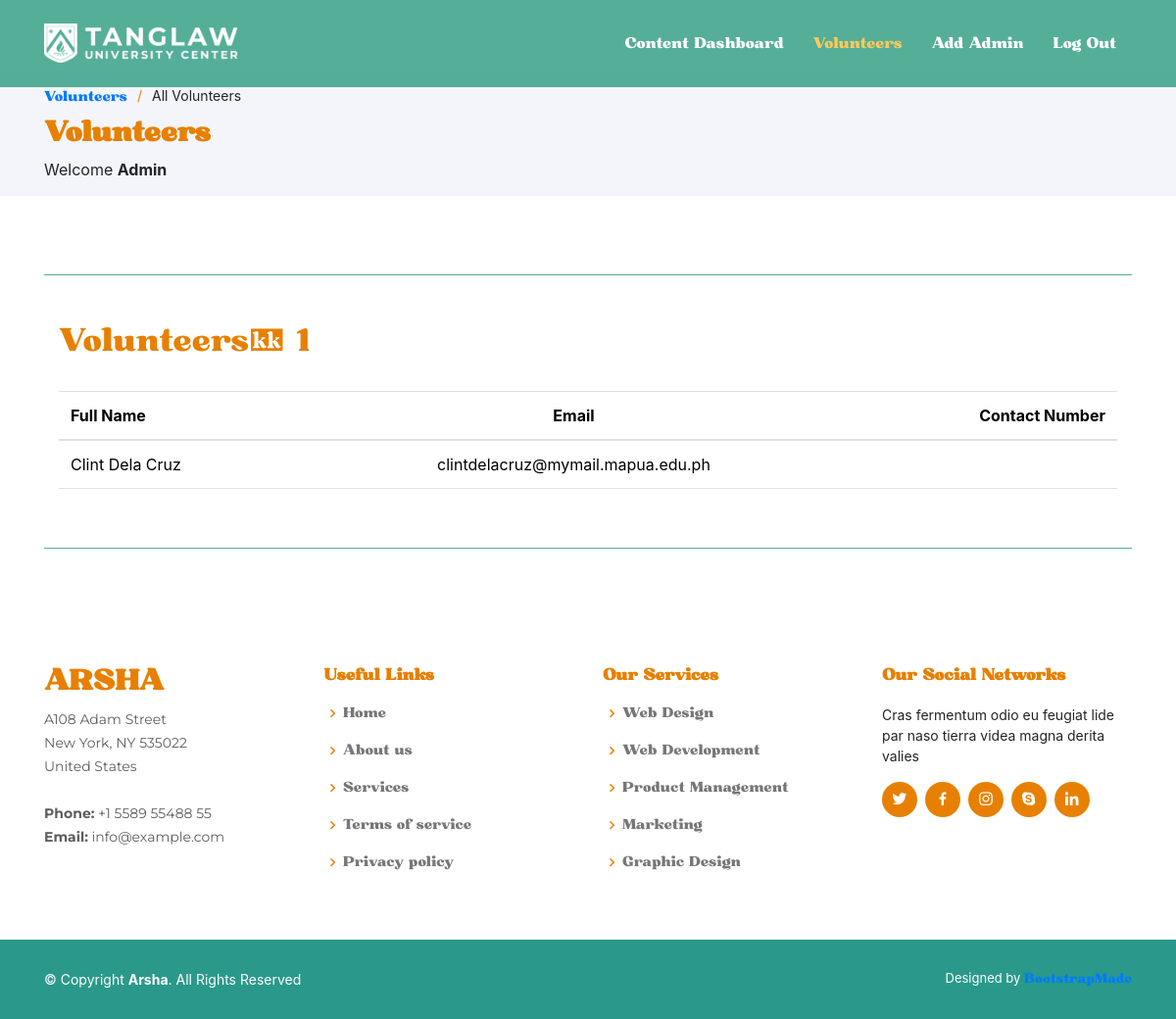
The page /admin/event-volunteers.php?id=3 (signed in) on the database as committed earlier.
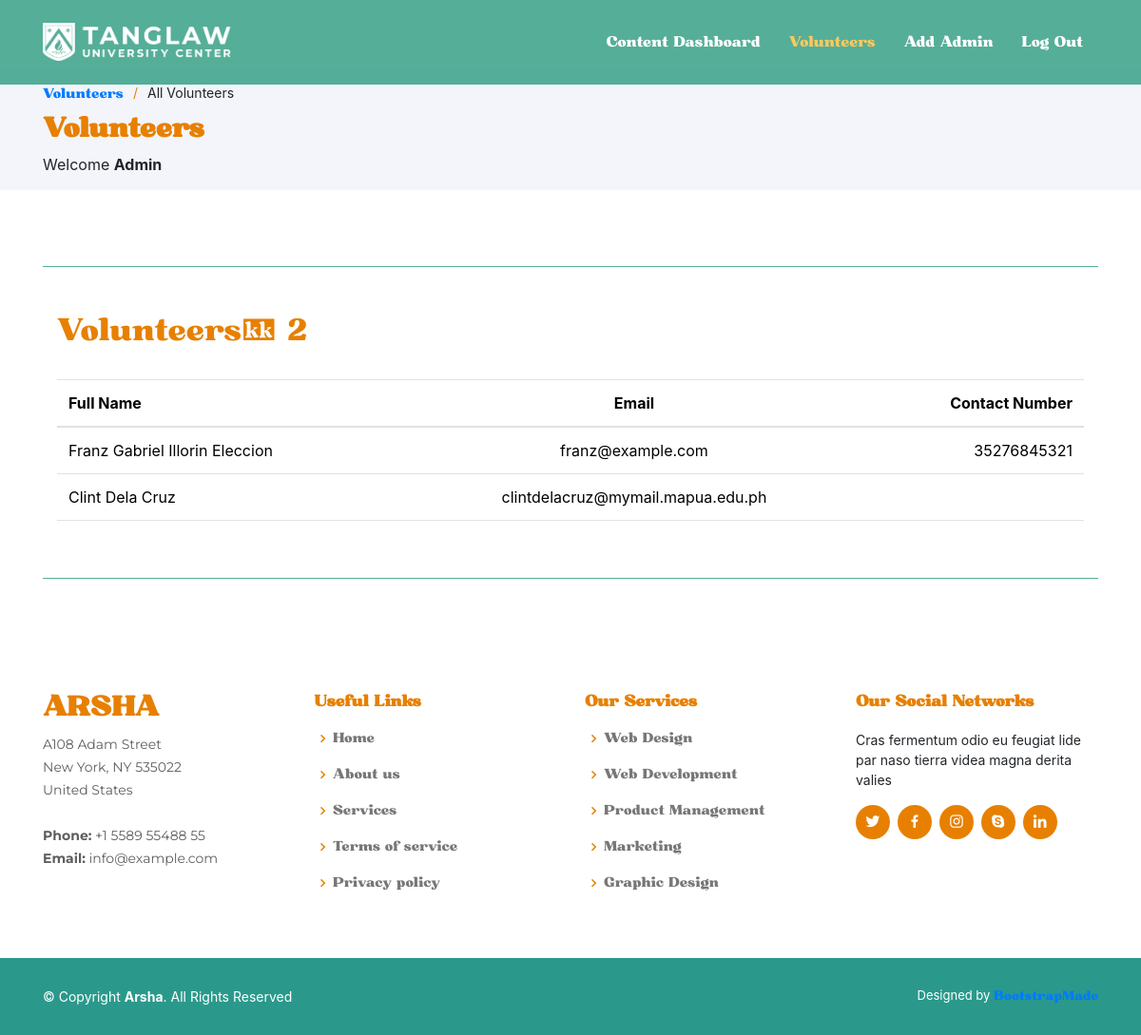
The same page on the database as committed later.
### tables this page shows
CREATE TABLE `volunteers` (
  `volunteer_id` int(11) NOT NULL,
  `full_name` varchar(128) NOT NULL,
  `email` varchar(255) NOT NULL,
  `username` varchar(128) NOT NULL,
  `password` varchar(255) NOT NULL,
  `contact` varchar(11) DEFAULT NULL
);

### admin/event-volunteers.php (the view, shortened to what this page needs)
<?php
    if (!isset($_SESSION["admin"])) {
        header("Location: ../authentication/adminLogin.php");
    }  else {
        $admin = $_SESSION["admin"];
        $admin_fullname = $admin["admin_fullname"];
    }
?>
<!DOCTYPE html>
<html lang="en">
<head>
  <link href="../assets/vendor/aos/aos.css" rel="stylesheet">
  <link href="../assets/vendor/bootstrap/css/bootstrap.min.css" rel="stylesheet">
  <link href="../assets/vendor/bootstrap-icons/bootstrap-icons.css" rel="stylesheet">
  <link href="../assets/vendor/boxicons/css/boxicons.min.css" rel="stylesheet">
  <link href="../assets/vendor/glightbox/css/glightbox.min.css" rel="stylesheet">
  <link href="../assets/vendor/remixicon/remixicon.css" rel="stylesheet">
  <link href="../assets/vendor/swiper/swiper-bundle.min.css" rel="stylesheet">
  <link rel="stylesheet" href="https://stackpath.bootstrapcdn.com/bootstrap/4.5.2/css/bootstrap.min.css">
  <link href="../assets/css/style.css" rel="stylesheet">
  <link href="../assets/css/font.css" rel="stylesheet">
  <link rel="stylesheet" href="https://stackpath.bootstrapcdn.com/bootstrap/4.5.2/css/bootstrap.min.css">
</head>
<?php
    require_once("../db-connector.php");
    $event_id = $_GET['id'];
    $event_name = $_GET['event'];
    $query = "SELECT volunteer_id FROM volunteer_events WHERE event_id = $event_id";
    $stmt = $pdo_obj->query($query);
    $volunteer_ids = array();
    while ($row = $stmt->fetch(PDO::FETCH_COLUMN)) {
    $volunteer_ids[] = $row;
    }
?>
<body>
  <header id="header" class="fixed-top header-inner-pages">
    <div class="container d-flex align-items-center">
    <a href="adminHome.php" class="logo me-auto"><img src="../assets/img/logo.png" alt="" class="img-fluid"></a>
      <nav id="navbar" class="navbar">
        <ul>
            <li><a class="nav-link scrollto" href="adminHome.php">Content Dashboard</a></li>
            <li><a class="nav-link scrollto active" href="userDashboard.php">Volunteers</a></li>
            <li><a class="nav-link scrollto" href="addAdmin.php">Add Admin</a></li>
            <li><a class="nav-link scrollto" href="../authentication/logout.php">Log Out</a></li>
        </ul>
      </nav>
    </div>
  </header>
  <main id="main">
    <section id="breadcrumbs" class="breadcrumbs">
      <div class="container">
      <ol>
        <li><a href="userDashboard.php">Volunteers</a></li>
        <li>All Volunteers</li>
      </ol>
        <h2 class="header-text-2">Volunteers</h2>
        <?php
            echo "Welcome <b>".$admin_fullname."</b>";
        ?>
      </div>
    </section>
    <section class="inner-page">
      <div class="container">
      <div class="line"></div>
    <div class="container table-container">
<br>
<br>
<?php
    $all_volunteers = array();
    if($event_id==0){
            $query = "SELECT * FROM volunteers";
            $stmt = $pdo_obj->prepare($query);
            $stmt->execute();
            $all_volunteers = [];
             while ($volunteer = $stmt->fetch(PDO::FETCH_ASSOC)) {
                $all_volunteers[] = $volunteer;
            }
    }else{
        foreach ($volunteer_ids as $id) {
            $query = "SELECT * FROM volunteers WHERE volunteer_id = :volunteer_id";
            $stmt = $pdo_obj->prepare($query);
            $stmt->bindValue(':volunteer_id', $id, PDO::PARAM_INT);
            $stmt->execute();
            $volunteer = $stmt->fetch(PDO::FETCH_ASSOC);
            if ($volunteer) {
              $all_volunteers[] = $volunteer;
            }
          }
    }
    $numVolunteers = count($all_volunteers);
?>
  <div class="d-flex justify-content-between align-items-center">
    <h2 style="color:#e78000"> <?php echo $event_name ?> Volunteers: <?php echo $numVolunteers ?></h2>
  </div>
  <br>
  <table style="margin-bottom:60px;" class="table">
    <thead>
      <tr>
        <th>Full Name</th>
        <th style="text-align: center;">Email</th>
        <th style="text-align: right;">Contact Number</th>
      </tr>
    </thead>
    <tbody>
    <?php
    foreach ($all_volunteers  as $volunteer): ?>
        <tr>
          <td><?php echo $volunteer['full_name']; ?></td>
          <td style="text-align: center;"><?php echo $volunteer['email']; ?></td>
          <td style="text-align: right;"><?php echo $volunteer['contact']; ?></td>
        </tr>
      <?php endforeach; ?>
    </tbody>
  </table>
</div>
      <div class="line"></div>
      </div>
    </section>
  </main>
  <footer id="footer">
    <div class="footer-top">
      <div class="container">
        <div class="row">
          <div class="col-lg-3 col-md-6 footer-contact">
            <h3>Arsha</h3>
            <p>
              A108 Adam Street <br>
              New York, NY 535022<br>
              United States <br><br>
              <strong>Phone:</strong> +1 5589 55488 55<br>
              <strong>Email:</strong> info@example.com<br>
            </p>
          </div>
          <div class="col-lg-3 col-md-6 footer-links">
            <h4>Useful Links</h4>
            <ul>
              <li><i class="bx bx-chevron-right"></i> <a href="#">Home</a></li>
              <li><i class="bx bx-chevron-right"></i> <a href="#">About us</a></li>
              <li><i class="bx bx-chevron-right"></i> <a href="#">Services</a></li>
              <li><i class="bx bx-chevron-right"></i> <a href="#">Terms of service</a></li>
              <li><i class="bx bx-chevron-right"></i> <a href="#">Privacy policy</a></li>
            </ul>
          </div>
          <div class="col-lg-3 col-md-6 footer-links">
            <h4>Our Services</h4>
            <ul>
              <li><i class="bx bx-chevron-right"></i> <a href="#">Web Design</a></li>
              <li><i class="bx bx-chevron-right"></i> <a href="#">Web Development</a></li>
              <li><i class="bx bx-chevron-right"></i> <a href="#">Product Management</a></li>
              <li><i class="bx bx-chevron-right"></i> <a href="#">Marketing</a></li>
              <li><i class="bx bx-chevron-right"></i> <a href="#">Graphic Design</a></li>
            </ul>
          </div>
          <div class="col-lg-3 col-md-6 footer-links">
            <h4>Our Social Networks</h4>
            <p>Cras fermentum odio eu feugiat lide par naso tierra videa magna derita valies</p>
            <div class="social-links mt-3">
              <a href="#" class="twitter"><i class="bx bxl-twitter"></i></a>
              <a href="#" class="facebook"><i class="bx bxl-facebook"></i></a>
              <a href="#" class="instagram"><i class="bx bxl-instagram"></i></a>
              <a href="#" class="google-plus"><i class="bx bxl-skype"></i></a>
              <a href="#" class="linkedin"><i class="bx bxl-linkedin"></i></a>
            </div>
          </div>
        </div>
      </div>
    </div>
    <div class="container footer-bottom clearfix">
      <div class="copyright">
        &copy; Copyright <strong><span>Arsha</span></strong>. All Rights Reserved
      </div>
      <div class="credits">
        Designed by <a href="https://bootstrapmade.com/">BootstrapMade</a>
      </div>
    </div>
  </footer>
</body>
</html>

### assets/css/style.css (style rules this page uses)
body { font-family: "Montserrat"; color: #444444; }
a { color: #e78000; text-decoration: none; font-family: "Bugaki"; }
h1, h2, h3, h4, h5, h6 { font-family: "Bugaki"; }
#header { transition: all 0.5s; z-index: 997; padding: 15px 0; }
#header.header-scrolled, #header.header-inner-pages { background: rgba(67, 166, 141, 0.9); }
#header .logo { font-size: 30px; margin: 0; padding: 0; line-height: 1; font-weight: 500; letter-spacing: 2px; text-transform: uppercase; }
#header .logo img { max-height: 40px; }
.navbar { padding: 0; }
.navbar ul { margin: 0; padding: 0; display: flex; list-style: none; align-items: center; }
.navbar li { position: relative; }
.navbar a, .navbar a:focus { display: flex; align-items: center; justify-content: space-between; padding: 10px 0 10px 30px; font-size: 15px; font-weight: 500; color: #fff; white-space: nowrap; transition: 0.3s; }
.navbar a:hover, .navbar .active, .navbar .active:focus, .navbar li:hover>a { color: #ffc95b; }
section { padding: 60px 0; overflow: hidden; }
.breadcrumbs { padding: 15px 0; background: #f3f5fa; min-height: 40px; margin-top: 72px; }
.breadcrumbs h2 { font-size: 28px; font-weight: 600; color: #e78000; }
.breadcrumbs ol { display: flex; flex-wrap: wrap; list-style: none; padding: 0 0 10px 0; margin: 0; font-size: 14px; }
.breadcrumbs ol li+li { padding-left: 10px; }
.breadcrumbs ol li+li::before { display: inline-block; padding-right: 10px; color: #e78000; content: "/"; }
#footer { font-size: 14px; background: #2a998b; }
#footer .footer-top { padding: 60px 0 30px 0; background: #fff; }
#footer .footer-top .footer-contact { margin-bottom: 30px; }
#footer .footer-top .footer-contact h3 { font-size: 28px; margin: 0 0 10px 0; padding: 2px 0 2px 0; line-height: 1; text-transform: uppercase; font-weight: 600; color: #e78000; }
#footer .footer-top .footer-contact p { font-size: 14px; line-height: 24px; margin-bottom: 0; font-family: "Montserrat"; color: #5e5e5e; }
#footer .footer-top h4 { font-size: 16px; font-weight: bold; color: #e78000; position: relative; padding-bottom: 12px; }
#footer .footer-top .footer-links { margin-bottom: 30px; }
#footer .footer-top .footer-links ul { list-style: none; padding: 0; margin: 0; }
#footer .footer-top .footer-links ul i { padding-right: 2px; color: #e78000; font-size: 18px; line-height: 1; }
#footer .footer-top .footer-links ul li { padding: 10px 0; display: flex; align-items: center; }
#footer .footer-top .footer-links ul li:first-child { padding-top: 0; }
#footer .footer-top .footer-links ul a { color: #777777; transition: 0.3s; display: inline-block; line-height: 1; }
#footer .footer-top .social-links a { font-size: 18px; display: inline-block; background: #e78000; color: #fff; line-height: 1; padding: 8px 0; margin-right: 4px; border-radius: 50%; text-align: center; width: 36px; height: 36px; transition: 0.3s; }
#footer .footer-bottom { padding-top: 30px; padding-bottom: 30px; color: #fff; }
#footer .copyright { float: left; }
#footer .credits { float: right; font-size: 13px; }
#footer .credits a { transition: 0.3s; }
.line { margin-top: 20px; border-top: 1px solid rgba(67, 166, 141, 0.9); }

Rows that differ between the two databases and show on the page:
now on this page (row edited): volunteers: full_name "Franz Gabriel Illorin Eleccion", email "franz@example.com", contact "35276845321"
Other text that changed with them:
$numVolunteers: "1" → "2"
